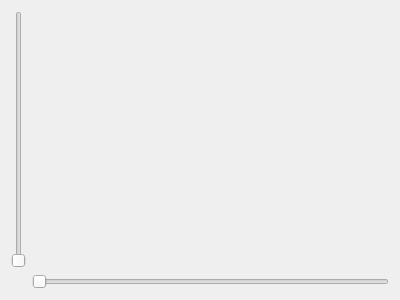
<?xml version="1.0" encoding="UTF-8"?>
<ui version="4.0">
 <class>Demo_AttitudeMeter</class>
 <widget class="QWidget" name="Demo_AttitudeMeter">
  <property name="geometry">
   <rect>
    <x>0</x>
    <y>0</y>
    <width>400</width>
    <height>300</height>
   </rect>
  </property>
  <property name="windowTitle">
   <string>Form</string>
  </property>
  <layout class="QGridLayout" name="gridLayout">
   <item row="0" column="0">
    <widget class="QSlider" name="verticalSlider">
     <property name="orientation">
      <enum>Qt::Vertical</enum>
     </property>
    </widget>
   </item>
   <item row="0" column="1">
    <widget class="AttitudeMeter" name="widget" native="true"/>
   </item>
   <item row="1" column="1">
    <widget class="QSlider" name="horizontalSlider">
     <property name="orientation">
      <enum>Qt::Horizontal</enum>
     </property>
    </widget>
   </item>
   <item row="1" column="0">
    <widget class="QLabel" name="label">
     <property name="text">
      <string/>
     </property>
    </widget>
   </item>
  </layout>
 </widget>
 <customwidgets>
  <customwidget>
   <class>AttitudeMeter</class>
   <extends>QWidget</extends>
   <header>attitudemeter.h</header>
   <container>1</container>
  </customwidget>
 </customwidgets>
 <resources/>
 <connections/>
</ui>
